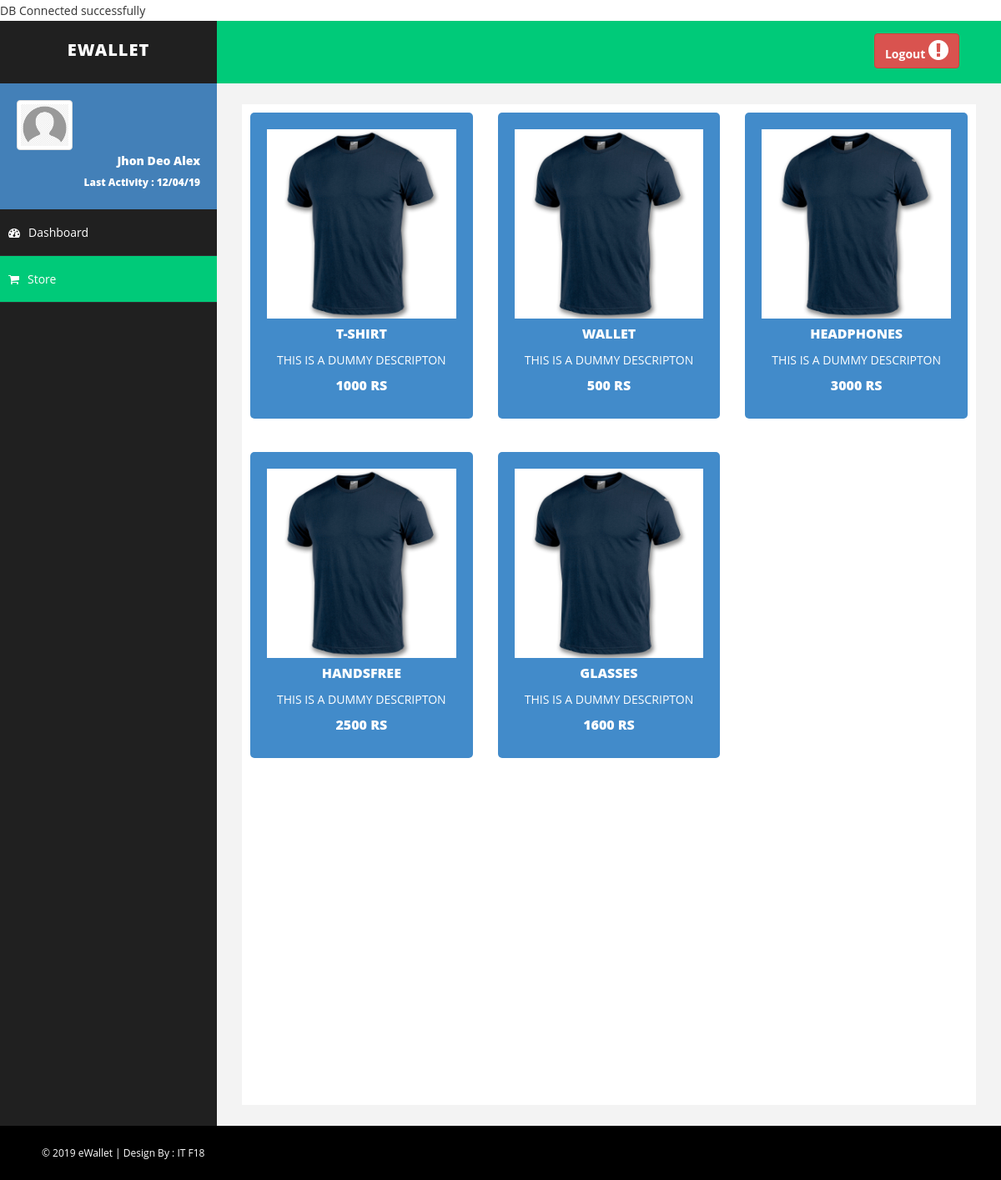
Before: /store.php with the older database file.
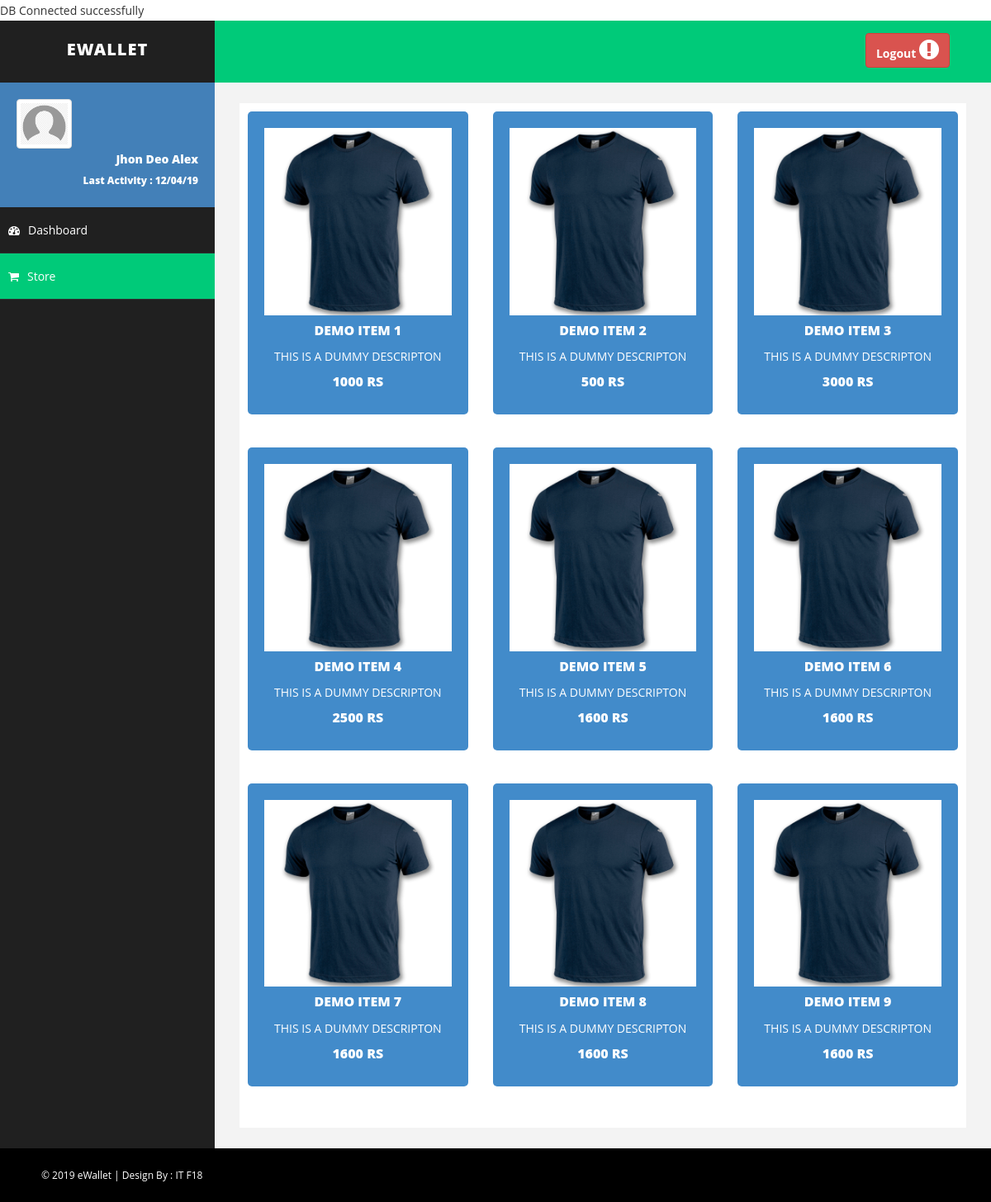
After: the same page with the newer database file.
### tables this page shows
CREATE TABLE `item` (
  `ITEM_ID` int(3) AUTO_INCREMENT,
  `NAME` varchar(50) DEFAULT NULL,
  `DESCRIPTION` varchar(200) DEFAULT NULL,
  `PRICE` int(5) DEFAULT NULL,
  `PICTURE_LOCATION` varchar(200) DEFAULT NULL,

	PRIMARY KEY (ITEM_ID)
);

### store.php (the view, shortened to what this page needs)
<!DOCTYPE html>
<html xmlns="http://www.w3.org/1999/xhtml">
<head>
    <link href="assets/css/bootstrap.css" rel="stylesheet" />
    <link href="assets/css/font-awesome.css" rel="stylesheet" />
    <link href="assets/css/basic.css" rel="stylesheet" />
    <link href="assets/css/custom.css" rel="stylesheet" />
    <?php
    include("dbConnection.php");
    ?>
</head>
<body>
    <div id="wrapper">
        <nav class="navbar navbar-default navbar-cls-top " role="navigation" style="margin-bottom: 0">
            <div class="navbar-header">
                <a class="navbar-brand" href="dashboard.php">eWallet</a>
            </div>
            <div class="header-right">
                <a href="login.php" class="btn btn-danger" title="Logout"><b style="vertical-align: center;">  Logout  </b><i class="fa fa-exclamation-circle fa-2x"></i></a>
            </div>
        </nav>
        <nav class="navbar-default navbar-side" role="navigation">
            <div class="sidebar-collapse">
                <ul class="nav" id="main-menu">
                    <li>
                        <div class="user-img-div">
                            <img src="assets/img/user.png" class="img-thumbnail" />
                            <div class="inner-text">
                                Jhon Deo Alex
                            <br />
                                <small>Last Activity : 12/04/19 </small>
                            </div>
                        </div>
                    </li>
                    <li>
                        <a  href="dashboard.php"><i class="fa fa-dashboard "></i>Dashboard</a>
                    </li>
                     <li>
                        <a class="active-menu" href="store.php"><i class="fa fa-shopping-cart "></i>Store</a>
                    </li>
                    </ul>
            </div>
        </nav>
        <div id="page-wrapper">
            <div id="page-inner">
                <div class="row">
                        <?php
                          $sql = "SELECT name,description,price from item";
                                        $result = $conn->query($sql);
                                        if ($result->num_rows > 0) {
                                                while($row = $result->fetch_assoc()) {
                                                    echo "<div class='col-md-4'>
                                                    <div class='main-box btn-primary'>
                                                    <a href='#' data-toggle='modal' data-target='#Modal'>
                                                    <img class='img-responsive' src='assets/items/item1.jpg'>
                                                    <h5>". $row["name"] ."</h5>
                                                    <p>". $row["description"] . "</p>
                                                    <h5>" .  $row["price"] ."  Rs</h5>
                                                    </a>
                                                    </div>
                                                    </div>  ";
                                               }
                                          } else {
                                            echo "0 results";
                                        }
                         ?>
				</div>
            </div>
        </div>
    </div>
    <div id="footer-sec">
        &copy; 2019 eWallet | Design By : <a>IT F18</a>
    </div>
</body>
</html>

### assets/css/basic.css (style rules this page uses)
body { font-family: 'Open Sans', sans-serif; line-height:25px; }
#wrapper { width: 100%; background: #202020; }
#page-wrapper { padding: 15px 15px; min-height: 600px; background: #F3F3F3; }
#page-inner { width: 100%; margin: 10px 20px 10px 0px; background-color: #fff!important; padding: 10px; min-height: 1200px; }
.navbar-cls-top .navbar-brand { color: #fff; background: #202020; width: 260px; text-align: center; height: 75px; font-size: 20px; letter-spacing: 1px; font-weight: 900; padding-top: 25px; text-transform:uppercase; }
.header-right { color: #fff; padding: 15px 50px 5px 50px; float: right; font-size: 16px; }
.user-img-div { min-height: 140px; padding: 20px; background-color: #4380B8; }
.user-img-div img { max-height: 60px; }
.user-img-div .inner-text { text-align: right; position: relative; color: #fff; font-weight: 800; line-height: 25px; }
.active-menu { background-color: #00CA79!important; }
.sidebar-collapse, .sidebar-collapse .nav { background: none; }
.sidebar-collapse .nav { padding: 0; }
.sidebar-collapse .nav > li > a { color: #fff; background: #202020; text-shadow: none; padding: 15px 40px; border-bottom: 1px solid #2F2E31; }
.sidebar-collapse > .nav > li > a { padding: 15px 10px; }
.navbar-side { border: none; background-color: #202020; }
.navbar-cls-top { background: #00CA79; border-bottom: none; }
.navbar-default { border: 0px solid black; }
.navbar-header { background: #000000; }
.nav > li > a > i { margin-right: 10px; }
#footer-sec { background-color:#000; padding:20px 50px; color:#fff; font-size:12px; }
#footer-sec a { color:#fff; }
@media (min-width:768px) { #page-wrapper { margin: 0 0 0 260px; padding: 15px 30px; min-height: 1200px; } }
@media (min-width:768px) { .navbar-side { z-index: 1; position: absolute; width: 260px; } }
@media (min-width:768px) { .navbar { border-radius: 0px; } }

### assets/css/custom.css (style rules this page uses)
.main-box a,.main-box a:hover { color:#fff; text-decoration:none; }
.main-box h5 { font-size:16px; font-weight:800; text-transform:uppercase; }

Changed rows visible on the page:
changed item: NAME "T-SHIRT" → "DEMO ITEM 1"
changed item: NAME "WALLET" → "DEMO ITEM 2"
changed item: NAME "HEADPHONES" → "DEMO ITEM 3"
changed item: NAME "HANDSFREE" → "DEMO ITEM 4"
changed item: NAME "GLASSES" → "DEMO ITEM 5"
added item: NAME "DEMO ITEM 6", DESCRIPTION "THIS IS A DUMMY DESCRIPTON", PRICE "1600"
added item: NAME "DEMO ITEM 7", DESCRIPTION "THIS IS A DUMMY DESCRIPTON", PRICE "1600"
added item: NAME "DEMO ITEM 8", DESCRIPTION "THIS IS A DUMMY DESCRIPTON", PRICE "1600"
added item: NAME "DEMO ITEM 9", DESCRIPTION "THIS IS A DUMMY DESCRIPTON", PRICE "1600"
